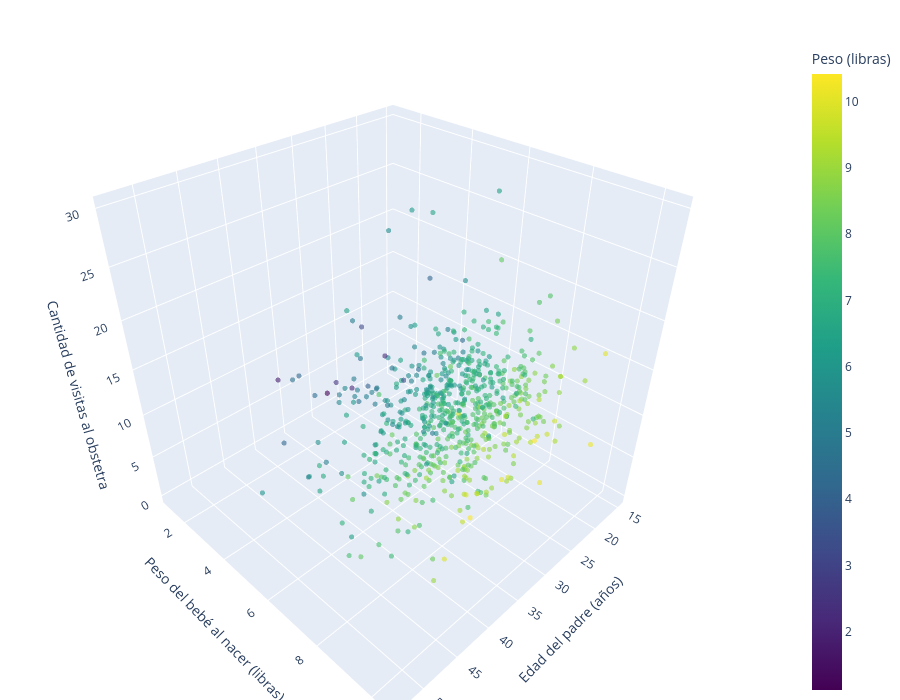

Source (notebook cell):
### Code cell
grafico_3d_interactivo("fage", "visits")

### Figure 1 — Plotly figure (JSON) as saved in the notebook; plotly's stock layout.template omitted (floating-point values rounded to 4 significant figures; data arrays with more than 128 entries replaced by an {"elided": "..."} marker saying what was removed)
{"data": [{"hovertemplate": "fage=%{x}<br>weight=%{marker.color}<br>visits=%{z}<extra></extra>", "legendgroup": "", "marker": {"color": {"elided": "675 float values"}, "coloraxis": "coloraxis", "opacity": 0.6, "size": 3, "symbol": "circle"}, "mode": "markers", "name": "", "scene": "scene", "showlegend": false, "type": "scatter3d", "x": {"elided": "675 float values"}, "y": {"elided": "675 float values"}, "z": {"elided": "675 float values"}}], "layout": {"coloraxis": {"autocolorscale": false, "colorbar": {"title": {"text": "Peso (libras)"}}, "colorscale": [[0, "#440154"], [0.1111, "#482878"], [0.2222, "#3e4989"], [0.3333, "#31688e"], [0.4444, "#26828e"], [0.5556, "#1f9e89"], [0.6667, "#35b779"], [0.7778, "#6ece58"], [0.8889, "#b5de2b"], [1, "#fde725"]]}, "height": 700, "legend": {"tracegroupgap": 0}, "margin": {"b": 0, "l": 0, "r": 0, "t": 40}, "scene": {"domain": {"x": [0, 1], "y": [0, 1]}, "xaxis": {"title": {"text": "Edad del padre (años)"}}, "yaxis": {"title": {"text": "Peso del bebé al nacer (libras)"}}, "zaxis": {"title": {"text": "Cantidad de visitas al obstetra"}}}}}
